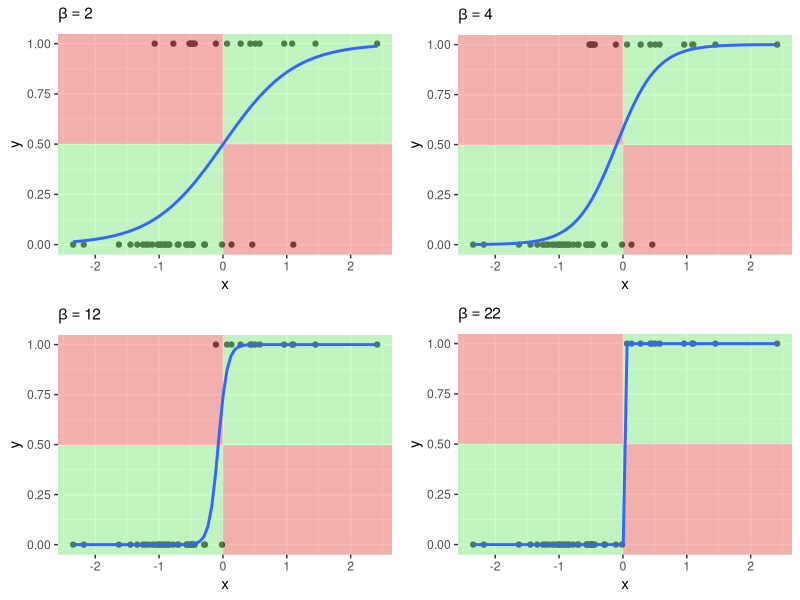

Write the R code that produced this figure.
require(tidyverse)

make_separation_plot <- function(n = 100, beta = 0.5, seed = 1234) {
  
  set.seed(seed)
  alpha <- 0 # centered data
  df <- tibble(x = rnorm(n, 0, 1)) %>%
    mutate(pi = plogis((alpha + beta * x)), ## P(Y = 1| X) = logit^-1 \pi(x) = \frac{exp(\alpha + x * \beta)}{1 + exp(\alpha + x * \beta)}
           y = rbinom(n, 1, prob = pi))
  
  p <- df %>%
    ggplot(aes(x = x, y = y)) + 
    geom_point() +
    annotate("rect", xmin = -Inf, xmax = 0, ymin = -Inf, ymax = .5, fill = "palegreen", alpha = 0.5) +
    annotate("rect", xmin = 0, xmax = Inf, ymin = -Inf, ymax = .5, fill = "#F8766D", alpha = 0.5)  +
    annotate("rect", xmin = -Inf, xmax = 0, ymin = Inf, ymax = .5, fill = "#F8766D", alpha = 0.5) +
    annotate("rect", xmin = 0, xmax = Inf, ymin = Inf, ymax = .5, fill = "palegreen", alpha = 0.5) +
    stat_smooth(method = "glm", 
                method.args = list(family = "binomial"),
                se = FALSE) +
    labs(subtitle = bquote(beta == .(beta)))
  
  return(p) 
}

params <- c(2, 4, 12, 22)
plots <- map(params, ~make_separation_plot(n = 50, beta = .x, seed = 1234))
cowplot::plot_grid(plotlist = plots)

